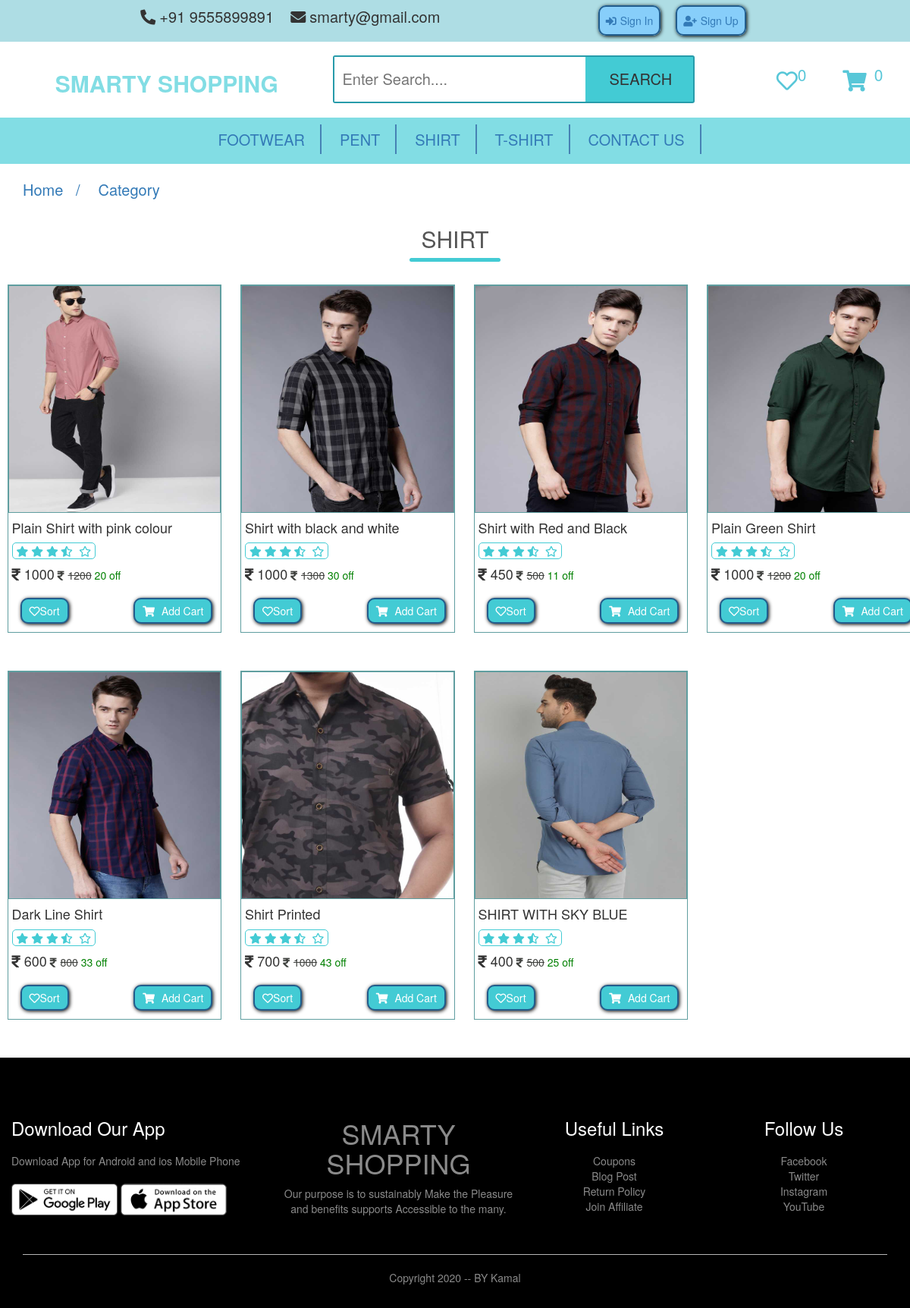
/UserSmartyShopping/category.php?id=10, run on an earlier commit of the app's database.
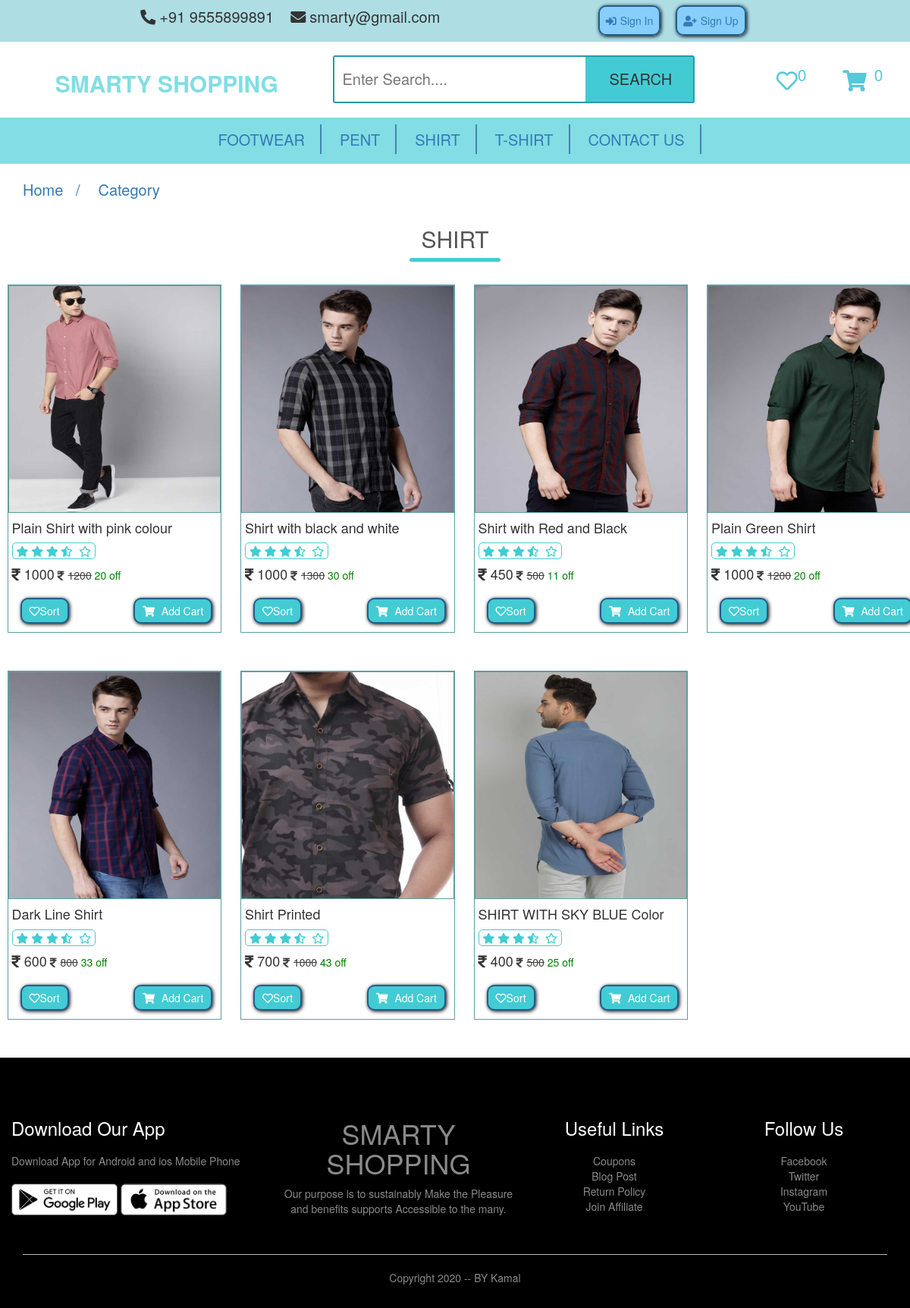
And on a later commit of the database.
### tables this page shows
CREATE TABLE `product` (
  `id` int(11) NOT NULL,
  `categories_id` int(11) NOT NULL,
  `name` varchar(255) NOT NULL,
  `mrp` float NOT NULL,
  `price` float NOT NULL,
  `qty` int(11) NOT NULL,
  `image` varchar(255) NOT NULL,
  `short_desc` varchar(2000) NOT NULL,
  `description` text NOT NULL,
  `meta_title` varchar(2000) NOT NULL,
  `meta_desc` varchar(2000) NOT NULL,
  `meta_keyword` varchar(2000) NOT NULL,
  `status` tinyint(4) NOT NULL
);

### UserSmartyShopping/function_inc.php (called while the page is built, shortened)
<?php
function get_safe_value($con,$str){
    if($str!=''){
        $str=trim($str);
        return mysqli_real_escape_string($con,$str);
    }
}
function get_product($con,$limit='',$cat_id='',$product_id=''){
	$sql="select product.*,categories.categories from product,categories where product.status=1 ";
	if($cat_id!=''){
		$sql.=" and product.categories_id=$cat_id ";
	}
	$sql.=" and product.categories_id=categories.id ";
	$sql.=" order by product.id desc";
	$res=mysqli_query($con,$sql);
	$data=array();
	while($row=mysqli_fetch_assoc($res)){
		$data[]=$row;
	}
	return $data;
}
?>

### UserSmartyShopping/category.php (the view, shortened to what this page needs)
<?php
  require('header.php');
  if(isset($_GET['id']) && $_GET['id']!=''){
      $cat_id=get_safe_value($con,$_GET['id']);
        if($cat_id>0){
            $get_product=get_product($con,'',$cat_id);
        }else{
            header('location:index.php');
        }
  }else {
    header('location:index.php');
  }
?>
<div class="path">
    <a href="index.php">Home &nbsp;&nbsp;/</a>
    <a href="">Category</a>
</div>
<div class="small-container">
    <?php
        if(count($get_product)>0){
    ?>
  <h2 class="title"><?php echo $get_product[0]['categories'];?></h2>
  <div class="row">
        <?php
                foreach($get_product as $list){
                    $imageArr=explode(",",$list['image']);
		?>
       <div class="col-4">
                <a href="product.php?id= <?php echo $list['id'];?>">
                    <img src="<?php echo PRODUCT_IMAGE_SITE_PATH.$imageArr[0];?>" alt="">
                </a>
           <div class="cardDetail">
                <h4><?php echo $list['name'];?></h4>
                <div class="rating">
                    <li class="fa fa-star"></li>
                    <li class="fa fa-star"></li>
                    <li class="fa fa-star"></li>
                    <li class="fas fa-star-half-alt fa"></li>
                    <li class="far fa-star"></li>
                </div>
                <div class="price">
                    <h4><i class="fas fa-rupee-sign"></i><?php echo $list['price'];?></h4>
                    <h5><del><i class="fas fa-rupee-sign"></i><?php echo $list['mrp'];?></del></h5>
                    <h5>
                    <?php
                        $discount=($list['mrp']-$list['price'])/$list['price']*100;
                        echo round($discount)." off";
                    ?></h5>
                </div>
                <div class="btn card">
                    <a href=""><i class="far fa-heart"></i>Sort</a>
                    <a class="btn-cart" href="javascript:void(0)" onclick="manage_cart('<?php echo $list['id']?>','add')"><i class="fas fa-shopping-cart" ></i> Add Cart</a>
                </div>
            </div>
        </div>
        <?php } }else{
                echo "prodcut not found";
            }?>
    </div>
</div>
 <?php
  include('footer.php');
?>

What changed in the data, as far as the page shows it:
changed product: name "SHIRT WITH SKY BLUE" → "SHIRT WITH SKY BLUE Color"
